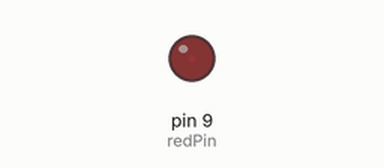
A sketch run on a simulated Arduino Uno, built with avr-gcc and run on an emulated ATmega328P. On the bench: output pins drawn as LEDs (lit = HIGH).

Above: at 0.05 s.
At 0.95 s:
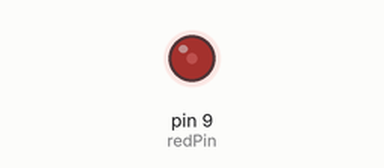
At 1.25 s:
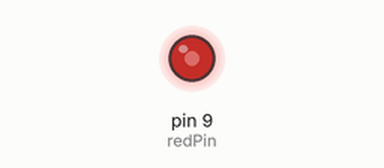
At 1.8 s:
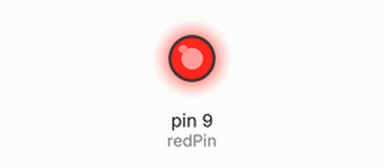
Timing chart, 0 to 4.1 s (numbered marks = the images above):
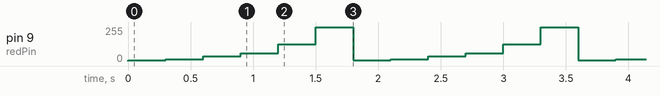

The sketch:

Analog_write.ino
```cpp
int redPin = 9;
int bright1 = 5;
int bright2 = 15;
int bright3 = 35;
int bright4 = 60;
int bright5 = 125;
int bright6 = 255;
int waitTime = 300;
void setup() {
  // put your setup code here, to run once:
pinMode (redPin,OUTPUT);
}

void loop() {
  // put your main code here, to run repeatedly:
analogWrite(redPin, bright1);
delay(waitTime);
analogWrite(redPin, bright2);
delay(waitTime);
analogWrite(redPin, bright3);
delay(waitTime);
analogWrite(redPin, bright4);
delay(waitTime);
analogWrite(redPin, bright5);
delay(waitTime);
analogWrite(redPin, bright6);
delay(waitTime);
}
```

Measured:
- by itself, pin 9 (redPin): repeats every 1.8 s: 15/255 0.30 s, 35/255 0.30 s, 60/255 0.30 s, 125/255 0.30 s, 255/255 0.30 s, 5/255 0.30 s
